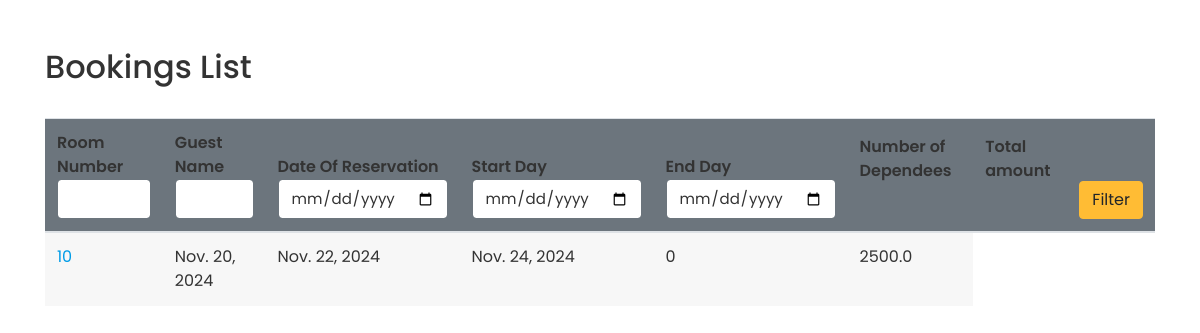
Before: /app/booking/ (signed in) with the older database file.
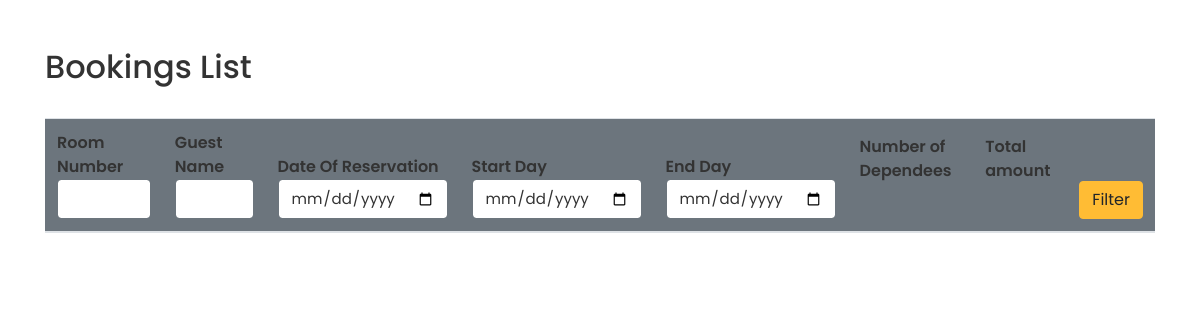
After: the same page with the newer database file.
### doctor/models.py (models this page shows, shortened)
class Booking(models.Model):
    roomNumber = models.ForeignKey(Room, on_delete=models.CASCADE)
    guest = models.ForeignKey(PatientDetails, null=True, on_delete=models.CASCADE)
    dateOfReservation = models.DateField(default=timezone.now)
    startDate = models.DateField()
    endDate = models.DateField()
    def numOfDep(self):
        return Dependees.objects.filter(booking=self).count()

class Room(models.Model):
    ROOM_TYPES = (
        ('King', 'King'),
        ('Luxury', 'Luxury'),
        ('Normal', 'Normal'),
        ('Economic', 'Economic'),
        ('General Ward', 'General Ward'),
    )
    number = models.IntegerField(default=0, unique=True)
    slug = models.SlugField(blank=True)
    capacity = models.SmallIntegerField(default=0)
    numberOfBeds = models.SmallIntegerField(default=0)
    roomType = models.CharField(max_length=20, choices=ROOM_TYPES)
    price = models.FloatField(default=0)
    statusStartDate = models.DateField(null=True)
    statusEndDate = models.DateField(null=True)

### doctor/views.py (the view, shortened to what this page needs)
# urls.py: path("booking/", views.bookings, name="booking"),
@login_required
def bookings(request):
    import datetime
    bookings = Booking.objects.all()
    totals = {}  # <booking : total>
    for booking in bookings:
        start_date = datetime.datetime.strptime(
            str(booking.startDate), "%Y-%m-%d")
        end_date = datetime.datetime.strptime(str(booking.endDate), "%Y-%m-%d")
        numberOfDays = abs((end_date-start_date).days)
        price = Room.objects.get(number=booking.roomNumber.number).price
        total = price * numberOfDays
        totals[booking] = total
    context = {
        'bookings': bookings,
        'totals': totals
    }
    return render(request, "assignBed/bookings.html", context)

### templates/assignBed/bookings.html (shortened to what this page needs)
{% extends 'home/base-login.html' %}
{% block content %}
<div class="container py-5">
    <div class="table-header row">
        <div class="col-sm-12 col-md-12 col-lg-4 mb-4">
            <h2>Bookings List</h2>
        </div>
    </div>
    <table class="table table-hover table-striped">
        <thead class="bg-secondary rounded">
            <tr>
                <form action="" method="POST">
                    <th>Room Number<input type="number" min="0" name="number" value="{{number}}"
                            class="form-control border border-secondary"></th>
                    <th>Guest Name<input type="text" name="name" value="{{name}}"
                            class="form-control border border-secondary"></th>
                    <th>Date Of Reservation<input type="date" name="rez" value="{{rez}}"
                            class="form-control border border-secondary"></th>
                    <th>Start Day<input type="date" name="fd" value="{{fd}}"
                            class="form-control border border-secondary"></th>
                    <th>End Day<input type="date" name="ed" value="{{ed}}" class="form-control border border-secondary">
                    </th>
                    <th class="pb-5">Number of Dependees</th>
                    <th class="pb-5">Total amount</th>
                    <th><button type="submit" name="filter" class="btn btn-warning w-100">Filter</button></th>
                </form>
            </tr>
        </thead>
        <tbody>
            {% for b in bookings %}
            <tr>
                <td><a href="{% url 'room_profile' b.roomNumber.number %}">{{b.roomNumber.number}}</a></td>
                <td>{{ b.dateOfReservation }}</td>
                <td>{{ b.startDate }}</td>
                <td>{{ b.endDate }}</td>
                <td>{{ b.numOfDep }}</td>
                <td>
                    {% for key, value in totals.items %}
                    {% if key == b %}
                    {{ value }}
                    {% endif %}
                    {% endfor %}
                </td>
            </tr>
            {% endfor %}
        </tbody>
    </table>
</div>
{% endblock %}

### templates/home/base-login.html (shortened to what this page needs)
{% load compress static %}
<!DOCTYPE html>
<html lang="en">
<head>
<link rel="stylesheet" href="https://cdnjs.cloudflare.com/ajax/libs/font-awesome/6.2.1/css/all.min.css" />
{% compress css %}
    <link rel="stylesheet" href="{% static 'prescol/plugins/bootstrap/css/bootstrap.min.css' %}">
    <link rel="stylesheet" href="{% static 'prescol/plugins/fontawesome/css/fontawesome.min.css' %}">
    <link rel="stylesheet" href="{% static 'prescol/plugins/fontawesome/css/all.min.css' %}">
    <link rel="stylesheet" href="{% static 'prescol/css/style.css' %}">
{% endcompress %}
</head>
<body>
    {% block content %}
    {% endblock %}
</body>
</html>

### static/prescol/css/style.css (style rules this page uses)
html { height: 100%; }
body { background-color: #fff; color: #333; font-family: 'Poppins', sans-serif; font-size: 1rem; height: 100%; line-height: 1.5; overflow-x: hidden; }
h1, h2, h3, h4, h5, h6 { font-family: 'Poppins', sans-serif; margin-top: 0; }
.form-control { border: 1px solid #ddd; box-shadow: none; color: #333; font-size: 15px; height: 40px; }
input, button, a { transition: all 0.4s ease; -moz-transition: all 0.4s ease; -o-transition: all 0.4s ease; -ms-transition: all 0.4s ease; -webkit-transition: all 0.4s ease; }
input, input:focus, button, button:focus { outline: none; }
input[type=text], input[type=password] { -webkit-appearance: none; -moz-appearance: none; appearance: none; }
.table { color: #333; max-width: 100%; margin-bottom: 0; width: 100%; }
.table thead tr th { font-weight: 600; }
.table-striped thead tr { border-color: transparent; }
.btn-warning { background-color: #ffbc34; border: 1px solid #ffbc34 }

Changed rows visible on the page:
removed Booking: roomNumber.number "10", dateOfReservation "Nov. 20, 2024", startDate "Nov. 22, 2024", endDate "Nov. 24, 2024", numOfDep "0", value "2500.0"
